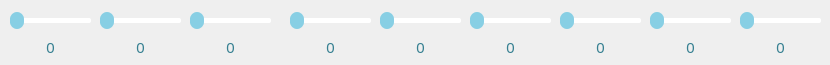
         <widget class="QWidget" name="tab">
          <attribute name="title">
           <string>标定</string>
          </attribute>
          <widget class="QSlider" name="horizontalSlider_1">
           <property name="geometry">
            <rect>
             <x>10</x>
             <y>10</y>
             <width>81</width>
             <height>21</height>
            </rect>
           </property>
           <property name="styleSheet">
            <string notr="true">
QSlider::groove:horizontal {
 
border: 0px solid #88cfe4;
 
}
 
QSlider::sub-page:horizontal {
 
background: #88cfe4;
 
border-radius: 0px;
 
margin-top:8px;
 
margin-bottom:8px;
 
}
 
QSlider::add-page:horizontal {
 
background: rgb(255,255, 255);
 
border: 0px solid #777;
 
border-radius: 2px;
 
margin-top:8px;
 
margin-bottom:8px;
 
}
 
QSlider::handle:horizontal {
 
background: #88cfe4;
 
border: 0px solid rgb(20,20,20);
 
width: 14px;
 
height:10px;
 
border-radius: 7px;
 
margin-top:2px;
 
margin-bottom:2px;
 
}
 
QSlider::handle:horizontal:hover {
 
background: rgb(255,128,6);
 
border: 1px solid rgba(102,102,102,102);
 
border-radius: 7px;
 
}
 
QSlider::sub-page:horizontal:disabled {
 
background: #88cfe4;
 
border-color: #999;
 
}
 
QSlider::add-page:horizontal:disabled {
 
background: #eee;
 
border-color: #999;
 
}
 
QSlider::handle:horizontal:disabled {
 
background: #eee;
 
border: 1px solid #aaa;
 
border-radius: 4px;
 
}</string>
           </property>
           <property name="orientation">
            <enum>Qt::Horizontal</enum>
           </property>
          </widget>
          <widget class="QSlider" name="horizontalSlider_2">
           <property name="geometry">
            <rect>
             <x>100</x>
             <y>10</y>
             <width>81</width>
             <height>21</height>
            </rect>
           </property>
           <property name="styleSheet">
            <string notr="true">
QSlider::groove:horizontal {
 
border: 0px solid #88cfe4;
 
}
 
QSlider::sub-page:horizontal {
 
background: #88cfe4;
 
border-radius: 0px;
 
margin-top:8px;
 
margin-bottom:8px;
 
}
 
QSlider::add-page:horizontal {
 
background: rgb(255,255, 255);
 
border: 0px solid #777;
 
border-radius: 2px;
 
margin-top:8px;
 
margin-bottom:8px;
 
}
 
QSlider::handle:horizontal {
 
background: #88cfe4;
 
border: 0px solid rgb(20,20,20);
 
width: 14px;
 
height:10px;
 
border-radius: 7px;
 
margin-top:2px;
 
margin-bottom:2px;
 
}
 
QSlider::handle:horizontal:hover {
 
background: rgb(255,128,6);
 
border: 1px solid rgba(102,102,102,102);
 
border-radius: 7px;
 
}
 
QSlider::sub-page:horizontal:disabled {
 
background: #88cfe4;
 
border-color: #999;
 
}
 
QSlider::add-page:horizontal:disabled {
 
background: #eee;
 
border-color: #999;
 
}
 
QSlider::handle:horizontal:disabled {
 
background: #eee;
 
border: 1px solid #aaa;
 
border-radius: 4px;
 
}</string>
           </property>
           <property name="orientation">
            <enum>Qt::Horizontal</enum>
           </property>
          </widget>
          <widget class="QSlider" name="horizontalSlider_3">
           <property name="geometry">
            <rect>
             <x>190</x>
             <y>10</y>
             <width>81</width>
             <height>21</height>
            </rect>
           </property>
           <property name="styleSheet">
            <string notr="true">
QSlider::groove:horizontal {
 
border: 0px solid #88cfe4;
 
}
 
QSlider::sub-page:horizontal {
 
background: #88cfe4;
 
border-radius: 0px;
 
margin-top:8px;
 
margin-bottom:8px;
 
}
 
QSlider::add-page:horizontal {
 
background: rgb(255,255, 255);
 
border: 0px solid #777;
 
border-radius: 2px;
 
margin-top:8px;
 
margin-bottom:8px;
 
}
 
QSlider::handle:horizontal {
 
background: #88cfe4;
 
border: 0px solid rgb(20,20,20);
 
width: 14px;
 
height:10px;
 
border-radius: 7px;
 
margin-top:2px;
 
margin-bottom:2px;
 
}
 
QSlider::handle:horizontal:hover {
 
background: rgb(255,128,6);
 
border: 1px solid rgba(102,102,102,102);
 
border-radius: 7px;
 
}
 
QSlider::sub-page:horizontal:disabled {
 
background: #88cfe4;
 
border-color: #999;
 
}
 
QSlider::add-page:horizontal:disabled {
 
background: #eee;
 
border-color: #999;
 
}
 
QSlider::handle:horizontal:disabled {
 
background: #eee;
 
border: 1px solid #aaa;
 
border-radius: 4px;
 
}</string>
           </property>
           <property name="orientation">
            <enum>Qt::Horizontal</enum>
           </property>
          </widget>
          <widget class="QSlider" name="horizontalSlider_4">
           <property name="geometry">
            <rect>
             <x>290</x>
             <y>10</y>
             <width>81</width>
             <height>21</height>
            </rect>
           </property>
           <property name="styleSheet">
            <string notr="true">
QSlider::groove:horizontal {
 
border: 0px solid #88cfe4;
 
}
 
QSlider::sub-page:horizontal {
 
background: #88cfe4;
 
border-radius: 0px;
 
margin-top:8px;
 
margin-bottom:8px;
 
}
 
QSlider::add-page:horizontal {
 
background: rgb(255,255, 255);
 
border: 0px solid #777;
 
border-radius: 2px;
 
margin-top:8px;
 
margin-bottom:8px;
 
}
 
QSlider::handle:horizontal {
 
background: #88cfe4;
 
border: 0px solid rgb(20,20,20);
 
width: 14px;
 
height:10px;
 
border-radius: 7px;
 
margin-top:2px;
 
margin-bottom:2px;
 
}
 
QSlider::handle:horizontal:hover {
 
background: rgb(255,128,6);
 
border: 1px solid rgba(102,102,102,102);
 
border-radius: 7px;
 
}
 
QSlider::sub-page:horizontal:disabled {
 
background: #88cfe4;
 
border-color: #999;
 
}
 
QSlider::add-page:horizontal:disabled {
 
background: #eee;
 
border-color: #999;
 
}
 
QSlider::handle:horizontal:disabled {
 
background: #eee;
 
border: 1px solid #aaa;
 
border-radius: 4px;
 
}</string>
           </property>
           <property name="orientation">
            <enum>Qt::Horizontal</enum>
           </property>
          </widget>
          <widget class="QSlider" name="horizontalSlider_5">
           <property name="geometry">
            <rect>
             <x>380</x>
             <y>10</y>
             <width>81</width>
             <height>21</height>
            </rect>
           </property>
           <property name="styleSheet">
            <string notr="true">
QSlider::groove:horizontal {
 
border: 0px solid #88cfe4;
 
}
 
QSlider::sub-page:horizontal {
 
background: #88cfe4;
 
border-radius: 0px;
 
margin-top:8px;
 
margin-bottom:8px;
 
}
 
QSlider::add-page:horizontal {
 
background: rgb(255,255, 255);
 
border: 0px solid #777;
 
border-radius: 2px;
 
margin-top:8px;
 
margin-bottom:8px;
 
}
 
QSlider::handle:horizontal {
 
background: #88cfe4;
 
border: 0px solid rgb(20,20,20);
 
width: 14px;
 
height:10px;
 
border-radius: 7px;
 
margin-top:2px;
 
margin-bottom:2px;
 
}
 
QSlider::handle:horizontal:hover {
 
background: rgb(255,128,6);
 
border: 1px solid rgba(102,102,102,102);
 
border-radius: 7px;
 
}
 
QSlider::sub-page:horizontal:disabled {
 
background: #88cfe4;
 
border-color: #999;
 
}
 
QSlider::add-page:horizontal:disabled {
 
background: #eee;
 
border-color: #999;
 
}
 
QSlider::handle:horizontal:disabled {
 
background: #eee;
 
border: 1px solid #aaa;
 
border-radius: 4px;
 
}</string>
           </property>
           <property name="orientation">
            <enum>Qt::Horizontal</enum>
           </property>
          </widget>
          <widget class="QSlider" name="horizontalSlider_6">
           <property name="geometry">
            <rect>
             <x>470</x>
             <y>10</y>
             <width>81</width>
             <height>21</height>
            </rect>
           </property>
           <property name="styleSheet">
            <string notr="true">
QSlider::groove:horizontal {
 
border: 0px solid #88cfe4;
 
}
 
QSlider::sub-page:horizontal {
 
background: #88cfe4;
 
border-radius: 0px;
 
margin-top:8px;
 
margin-bottom:8px;
 
}
 
QSlider::add-page:horizontal {
 
background: rgb(255,255, 255);
 
border: 0px solid #777;
 
border-radius: 2px;
 
margin-top:8px;
 
margin-bottom:8px;
 
}
 
QSlider::handle:horizontal {
 
background: #88cfe4;
 
border: 0px solid rgb(20,20,20);
 
width: 14px;
 
height:10px;
 
border-radius: 7px;
 
margin-top:2px;
 
margin-bottom:2px;
 
}
 
QSlider::handle:horizontal:hover {
 
background: rgb(255,128,6);
 
border: 1px solid rgba(102,102,102,102);
 
border-radius: 7px;
 
}
 
QSlider::sub-page:horizontal:disabled {
 
background: #88cfe4;
 
border-color: #999;
 
}
 
QSlider::add-page:horizontal:disabled {
 
background: #eee;
 
border-color: #999;
 
}
 
QSlider::handle:horizontal:disabled {
 
background: #eee;
 
border: 1px solid #aaa;
 
border-radius: 4px;
 
}</string>
           </property>
           <property name="orientation">
            <enum>Qt::Horizontal</enum>
           </property>
          </widget>
          <widget class="QSlider" name="horizontalSlider_7">
           <property name="geometry">
            <rect>
             <x>560</x>
             <y>10</y>
             <width>81</width>
             <height>21</height>
            </rect>
           </property>
           <property name="styleSheet">
            <string notr="true">
QSlider::groove:horizontal {
 
border: 0px solid #88cfe4;
 
}
 
QSlider::sub-page:horizontal {
 
background: #88cfe4;
 
border-radius: 0px;
 
margin-top:8px;
 
margin-bottom:8px;
 
}
 
QSlider::add-page:horizontal {
 
background: rgb(255,255, 255);
 
border: 0px solid #777;
 
border-radius: 2px;
 
margin-top:8px;
 
margin-bottom:8px;
 
}
 
QSlider::handle:horizontal {
 
background: #88cfe4;
 
border: 0px solid rgb(20,20,20);
 
width: 14px;
 
height:10px;
 
border-radius: 7px;
 
margin-top:2px;
 
margin-bottom:2px;
 
}
 
QSlider::handle:horizontal:hover {
 
background: rgb(255,128,6);
 
border: 1px solid rgba(102,102,102,102);
 
border-radius: 7px;
 
}
 
QSlider::sub-page:horizontal:disabled {
 
background: #88cfe4;
 
border-color: #999;
 
}
 
QSlider::add-page:horizontal:disabled {
 
background: #eee;
 
border-color: #999;
 
}
 
QSlider::handle:horizontal:disabled {
 
background: #eee;
 
border: 1px solid #aaa;
 
border-radius: 4px;
 
}</string>
           </property>
           <property name="orientation">
            <enum>Qt::Horizontal</enum>
           </property>
          </widget>
          <widget class="QSlider" name="horizontalSlider_8">
           <property name="geometry">
            <rect>
             <x>650</x>
             <y>10</y>
             <width>81</width>
             <height>21</height>
            </rect>
           </property>
           <property name="styleSheet">
            <string notr="true">
QSlider::groove:horizontal {
 
border: 0px solid #88cfe4;
 
}
 
QSlider::sub-page:horizontal {
 
background: #88cfe4;
 
border-radius: 0px;
 
margin-top:8px;
 
margin-bottom:8px;
 
}
 
QSlider::add-page:horizontal {
 
background: rgb(255,255, 255);
 
border: 0px solid #777;
 
border-radius: 2px;
 
margin-top:8px;
 
margin-bottom:8px;
 
}
 
QSlider::handle:horizontal {
 
background: #88cfe4;
 
border: 0px solid rgb(20,20,20);
 
width: 14px;
 
height:10px;
 
border-radius: 7px;
 
margin-top:2px;
 
margin-bottom:2px;
 
}
 
QSlider::handle:horizontal:hover {
 
background: rgb(255,128,6);
 
border: 1px solid rgba(102,102,102,102);
 
border-radius: 7px;
 
}
 
QSlider::sub-page:horizontal:disabled {
 
background: #88cfe4;
 
border-color: #999;
 
}
 
QSlider::add-page:horizontal:disabled {
 
background: #eee;
 
border-color: #999;
 
}
 
QSlider::handle:horizontal:disabled {
 
background: #eee;
 
border: 1px solid #aaa;
 
border-radius: 4px;
 
}</string>
           </property>
           <property name="orientation">
            <enum>Qt::Horizontal</enum>
           </property>
          </widget>
          <widget class="QSlider" name="horizontalSlider_9">
           <property name="geometry">
            <rect>
             <x>740</x>
             <y>10</y>
             <width>81</width>
             <height>21</height>
            </rect>
           </property>
           <property name="styleSheet">
            <string notr="true">
QSlider::groove:horizontal {
 
border: 0px solid #88cfe4;
 
}
 
QSlider::sub-page:horizontal {
 
background: #88cfe4;
 
border-radius: 0px;
 
margin-top:8px;
 
margin-bottom:8px;
 
}
 
QSlider::add-page:horizontal {
 
background: rgb(255,255, 255);
 
border: 0px solid #777;
 
border-radius: 2px;
 
margin-top:8px;
 
margin-bottom:8px;
 
}
 
QSlider::handle:horizontal {
 
background: #88cfe4;
 
border: 0px solid rgb(20,20,20);
 
width: 14px;
 
height:10px;
 
border-radius: 7px;
 
margin-top:2px;
 
margin-bottom:2px;
 
}
 
QSlider::handle:horizontal:hover {
 
background: rgb(255,128,6);
 
border: 1px solid rgba(102,102,102,102);
 
border-radius: 7px;
 
}
 
QSlider::sub-page:horizontal:disabled {
 
background: #88cfe4;
 
border-color: #999;
 
}
 
QSlider::add-page:horizontal:disabled {
 
background: #eee;
 
border-color: #999;
 
}
 
QSlider::handle:horizontal:disabled {
 
background: #eee;
 
border: 1px solid #aaa;
 
border-radius: 4px;
 
}</string>
           </property>
           <property name="orientation">
            <enum>Qt::Horizontal</enum>
           </property>
          </widget>
          <widget class="QLabel" name="label1">
           <property name="geometry">
            <rect>
             <x>10</x>
             <y>40</y>
             <width>81</width>
             <height>16</height>
            </rect>
           </property>
           <property name="styleSheet">
            <string notr="true">QLabel{
	font:15px;
	color: #368091;
}</string>
           </property>
           <property name="text">
            <string>0</string>
           </property>
           <property name="alignment">
            <set>Qt::AlignCenter</set>
           </property>
          </widget>
          <widget class="QLabel" name="label2">
           <property name="geometry">
            <rect>
             <x>100</x>
             <y>40</y>
             <width>81</width>
             <height>16</height>
            </rect>
           </property>
           <property name="styleSheet">
            <string notr="true">QLabel{
	font:15px;
	color: #368091;
}</string>
           </property>
           <property name="text">
            <string>0</string>
           </property>
           <property name="alignment">
            <set>Qt::AlignCenter</set>
           </property>
          </widget>
          <widget class="QLabel" name="label3">
           <property name="geometry">
            <rect>
             <x>190</x>
             <y>40</y>
             <width>81</width>
             <height>16</height>
            </rect>
           </property>
           <property name="styleSheet">
            <string notr="true">QLabel{
	font:15px;
	color: #368091;
}</string>
           </property>
           <property name="text">
            <string>0</string>
           </property>
           <property name="alignment">
            <set>Qt::AlignCenter</set>
           </property>
          </widget>
          <widget class="QLabel" name="label4">
           <property name="geometry">
            <rect>
             <x>290</x>
             <y>40</y>
             <width>81</width>
             <height>16</height>
            </rect>
           </property>
           <property name="styleSheet">
            <string notr="true">QLabel{
	font:15px;
	color: #368091;
}</string>
           </property>
           <property name="text">
            <string>0</string>
           </property>
           <property name="alignment">
            <set>Qt::AlignCenter</set>
           </property>
          </widget>
          <widget class="QLabel" name="label5">
           <property name="geometry">
            <rect>
             <x>380</x>
             <y>40</y>
             <width>81</width>
             <height>16</height>
            </rect>
           </property>
           <property name="styleSheet">
            <string notr="true">QLabel{
	font:15px;
	color: #368091;
}</string>
           </property>
           <property name="text">
            <string>0</string>
           </property>
           <property name="alignment">
            <set>Qt::AlignCenter</set>
           </property>
          </widget>
          <widget class="QLabel" name="label6">
           <property name="geometry">
            <rect>
             <x>470</x>
             <y>40</y>
             <width>81</width>
             <height>16</height>
            </rect>
           </property>
           <property name="styleSheet">
            <string notr="true">QLabel{
	font:15px;
	color: #368091;
}</string>
           </property>
           <property name="text">
            <string>0</string>
           </property>
           <property name="alignment">
            <set>Qt::AlignCenter</set>
           </property>
          </widget>
          <widget class="QLabel" name="label7">
           <property name="geometry">
            <rect>
             <x>560</x>
             <y>40</y>
             <width>81</width>
             <height>16</height>
            </rect>
           </property>
           <property name="styleSheet">
            <string notr="true">QLabel{
	font:15px;
	color: #368091;
}</string>
           </property>
           <property name="text">
            <string>0</string>
           </property>
           <property name="alignment">
            <set>Qt::AlignCenter</set>
           </property>
          </widget>
          <widget class="QLabel" name="label8">
           <property name="geometry">
            <rect>
             <x>650</x>
             <y>40</y>
             <width>81</width>
             <height>16</height>
            </rect>
           </property>
           <property name="styleSheet">
            <string notr="true">QLabel{
	font:15px;
	color: #368091;
}</string>
           </property>
           <property name="text">
            <string>0</string>
           </property>
           <property name="alignment">
            <set>Qt::AlignCenter</set>
           </property>
          </widget>
          <widget class="QLabel" name="label9">
           <property name="geometry">
            <rect>
             <x>740</x>
             <y>40</y>
             <width>81</width>
             <height>16</height>
            </rect>
           </property>
           <property name="styleSheet">
            <string notr="true">QLabel{
	font:15px;
	color: #368091;
}</string>
           </property>
           <property name="text">
            <string>0</string>
           </property>
           <property name="alignment">
            <set>Qt::AlignCenter</set>
           </property>
          </widget>
         </widget>
